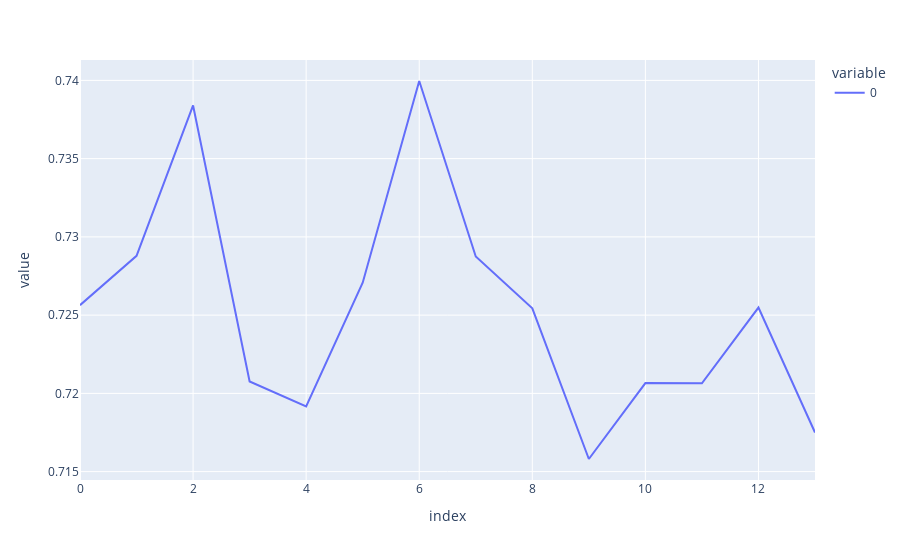

This figure's notebook cell:
### Code cell
px.line(k_result)

### Figure 1 — Plotly figure (JSON) as saved in the notebook; plotly's stock layout.template omitted (floating-point values rounded to 4 significant figures)
{"data": [{"hovertemplate": "variable=0<br>index=%{x}<br>value=%{y}<extra></extra>", "legendgroup": "0", "line": {"color": "#636efa", "dash": "solid"}, "marker": {"symbol": "circle"}, "mode": "lines", "name": "0", "orientation": "v", "showlegend": true, "type": "scatter", "x": [0, 1, 2, 3, 4, 5, 6, 7, 8, 9, 10, 11, 12, 13], "xaxis": "x", "y": [0.7256, 0.7288, 0.7384, 0.7208, 0.7192, 0.7271, 0.74, 0.7287, 0.7254, 0.7158, 0.7207, 0.7206, 0.7255, 0.7175], "yaxis": "y"}], "layout": {"legend": {"title": {"text": "variable"}, "tracegroupgap": 0}, "margin": {"t": 60}, "xaxis": {"anchor": "y", "domain": [0, 1], "title": {"text": "index"}}, "yaxis": {"anchor": "x", "domain": [0, 1], "title": {"text": "value"}}}}
